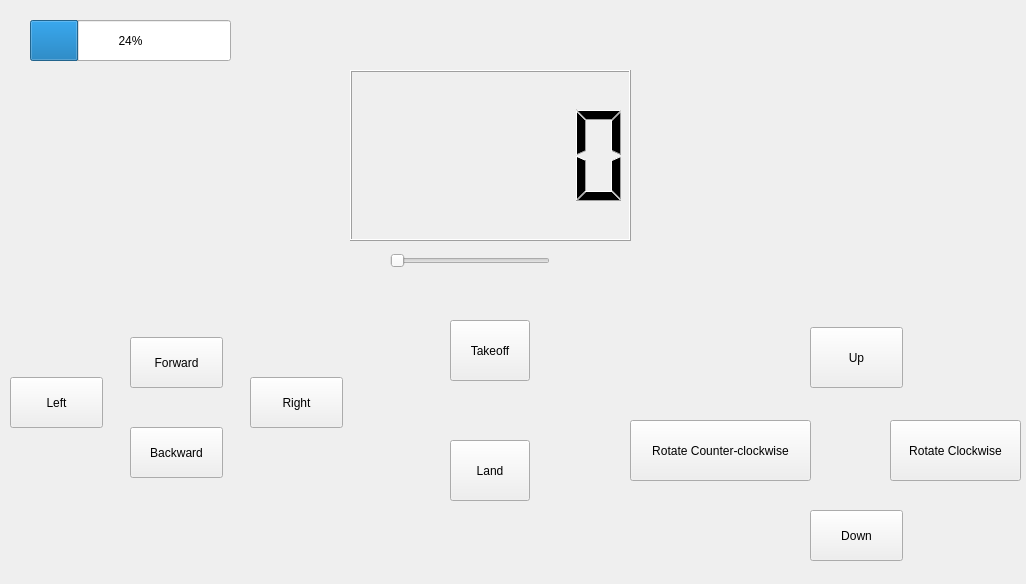
<?xml version="1.0" encoding="UTF-8"?>
<ui version="4.0">
 <class>Form</class>
 <widget class="QWidget" name="Form">
  <property name="geometry">
   <rect>
    <x>0</x>
    <y>0</y>
    <width>1026</width>
    <height>584</height>
   </rect>
  </property>
  <property name="windowTitle">
   <string>Form</string>
  </property>
  <widget class="QPushButton" name="forwardBtn">
   <property name="geometry">
    <rect>
     <x>130</x>
     <y>337</y>
     <width>93</width>
     <height>51</height>
    </rect>
   </property>
   <property name="text">
    <string>Forward</string>
   </property>
  </widget>
  <widget class="QPushButton" name="backwardBtn">
   <property name="geometry">
    <rect>
     <x>130</x>
     <y>427</y>
     <width>93</width>
     <height>51</height>
    </rect>
   </property>
   <property name="text">
    <string>Backward</string>
   </property>
  </widget>
  <widget class="QPushButton" name="rightBtn">
   <property name="geometry">
    <rect>
     <x>250</x>
     <y>377</y>
     <width>93</width>
     <height>51</height>
    </rect>
   </property>
   <property name="text">
    <string>Right</string>
   </property>
  </widget>
  <widget class="QPushButton" name="leftBtn">
   <property name="geometry">
    <rect>
     <x>10</x>
     <y>377</y>
     <width>93</width>
     <height>51</height>
    </rect>
   </property>
   <property name="text">
    <string>Left</string>
   </property>
  </widget>
  <widget class="QPushButton" name="upBtn">
   <property name="geometry">
    <rect>
     <x>810</x>
     <y>327</y>
     <width>93</width>
     <height>61</height>
    </rect>
   </property>
   <property name="text">
    <string>Up</string>
   </property>
  </widget>
  <widget class="QPushButton" name="downBtn">
   <property name="geometry">
    <rect>
     <x>810</x>
     <y>510</y>
     <width>93</width>
     <height>51</height>
    </rect>
   </property>
   <property name="text">
    <string>Down</string>
   </property>
  </widget>
  <widget class="QProgressBar" name="batteryPercentage">
   <property name="geometry">
    <rect>
     <x>30</x>
     <y>20</y>
     <width>201</width>
     <height>41</height>
    </rect>
   </property>
   <property name="value">
    <number>24</number>
   </property>
  </widget>
  <widget class="QPushButton" name="counterclockwiseBtn">
   <property name="geometry">
    <rect>
     <x>630</x>
     <y>420</y>
     <width>181</width>
     <height>61</height>
    </rect>
   </property>
   <property name="text">
    <string>Rotate Counter-clockwise</string>
   </property>
  </widget>
  <widget class="QPushButton" name="clockwiseBtn">
   <property name="geometry">
    <rect>
     <x>890</x>
     <y>420</y>
     <width>131</width>
     <height>61</height>
    </rect>
   </property>
   <property name="text">
    <string>Rotate Clockwise</string>
   </property>
  </widget>
  <widget class="QSlider" name="setSpeedSlider">
   <property name="geometry">
    <rect>
     <x>390</x>
     <y>250</y>
     <width>160</width>
     <height>22</height>
    </rect>
   </property>
   <property name="orientation">
    <enum>Qt::Horizontal</enum>
   </property>
  </widget>
  <widget class="QLCDNumber" name="speedVal">
   <property name="geometry">
    <rect>
     <x>350</x>
     <y>70</y>
     <width>281</width>
     <height>171</height>
    </rect>
   </property>
  </widget>
  <widget class="QPushButton" name="takeoffBtn">
   <property name="geometry">
    <rect>
     <x>450</x>
     <y>320</y>
     <width>80</width>
     <height>61</height>
    </rect>
   </property>
   <property name="text">
    <string>Takeoff</string>
   </property>
  </widget>
  <widget class="QPushButton" name="landBtn">
   <property name="geometry">
    <rect>
     <x>450</x>
     <y>440</y>
     <width>80</width>
     <height>61</height>
    </rect>
   </property>
   <property name="text">
    <string>Land</string>
   </property>
  </widget>
 </widget>
 <resources/>
 <connections/>
 <slots>
  <slot>hello()</slot>
  <slot>hi()</slot>
 </slots>
</ui>
